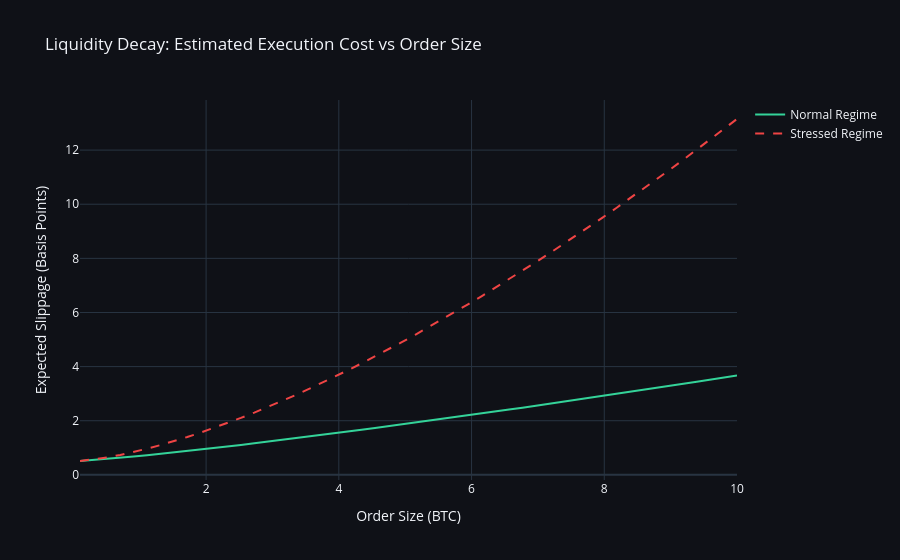

The cell this chart's notebook holds for it:
### Markdown cell above
## 3. Liquidity Decay (Price Impact Curve)
Estimating the cost of immediate execution at various size levels.

### Code cell
sizes = np.linspace(0.1, 10, 50)
spread_impact = 0.5 + (sizes**1.2) * 0.2
deep_impact = 0.5 + (sizes**1.5) * 0.4

fig_decay = go.Figure()
fig_decay.add_trace(go.Scatter(x=sizes, y=spread_impact, name="Normal Regime", line=dict(color='#34d399')))
fig_decay.add_trace(go.Scatter(x=sizes, y=deep_impact, name="Stressed Regime", line=dict(color='#ef4444', dash='dash')))

fig_decay.update_layout(
    title="Liquidity Decay: Estimated Execution Cost vs Order Size",
    xaxis_title="Order Size (BTC)",
    yaxis_title="Expected Slippage (Basis Points)",
    **PLOTLY_DARK
)
fig_decay.show()

### Figure 1 — Plotly figure (JSON) as saved in the notebook; plotly's stock layout.template omitted (floating-point values rounded to 4 significant figures)
{"data": [{"line": {"color": "#34d399"}, "name": "Normal Regime", "type": "scatter", "x": [0.1, 0.302, 0.5041, 0.7061, 0.9082, 1.11, 1.312, 1.514, 1.716, 1.918, 2.12, 2.322, 2.524, 2.727, 2.929, 3.131, 3.333, 3.535, 3.737, 3.939, 4.141, 4.343, 4.545, 4.747, 4.949, 5.151, 5.353, 5.555, 5.757, 5.959, 6.161, 6.363, 6.565, 6.767, 6.969, 7.171, 7.373, 7.576, 7.778, 7.98, 8.182, 8.384, 8.586, 8.788, 8.99, 9.192, 9.394, 9.596, 9.798, 10.0], "y": [0.5126, 0.5475, 0.5879, 0.6317, 0.6782, 0.7267, 0.7771, 0.8291, 0.8824, 0.9371, 0.9929, 1.05, 1.108, 1.166, 1.226, 1.287, 1.348, 1.41, 1.473, 1.536, 1.6, 1.665, 1.73, 1.796, 1.863, 1.93, 1.997, 2.066, 2.134, 2.203, 2.273, 2.343, 2.413, 2.484, 2.555, 2.627, 2.699, 2.772, 2.844, 2.918, 2.991, 3.065, 3.14, 3.214, 3.29, 3.365, 3.441, 3.517, 3.593, 3.67]}, {"line": {"color": "#ef4444", "dash": "dash"}, "name": "Stressed Regime", "type": "scatter", "x": [0.1, 0.302, 0.5041, 0.7061, 0.9082, 1.11, 1.312, 1.514, 1.716, 1.918, 2.12, 2.322, 2.524, 2.727, 2.929, 3.131, 3.333, 3.535, 3.737, 3.939, 4.141, 4.343, 4.545, 4.747, 4.949, 5.151, 5.353, 5.555, 5.757, 5.959, 6.161, 6.363, 6.565, 6.767, 6.969, 7.171, 7.373, 7.576, 7.778, 7.98, 8.182, 8.384, 8.586, 8.788, 8.99, 9.192, 9.394, 9.596, 9.798, 10.0], "y": [0.5126, 0.5664, 0.6432, 0.7373, 0.8462, 0.9679, 1.101, 1.245, 1.399, 1.563, 1.735, 1.916, 2.104, 2.301, 2.505, 2.716, 2.934, 3.158, 3.389, 3.627, 3.87, 4.12, 4.376, 4.637, 4.904, 5.176, 5.454, 5.737, 6.025, 6.319, 6.617, 6.921, 7.229, 7.542, 7.86, 8.182, 8.509, 8.84, 9.176, 9.516, 9.861, 10.21, 10.56, 10.92, 11.28, 11.65, 12.02, 12.39, 12.77, 13.15]}], "layout": {"paper_bgcolor": "#0f1117", "plot_bgcolor": "#0f1117", "title": {"text": "Liquidity Decay: Estimated Execution Cost vs Order Size"}, "xaxis": {"title": {"text": "Order Size (BTC)"}}, "yaxis": {"title": {"text": "Expected Slippage (Basis Points)"}}}}
